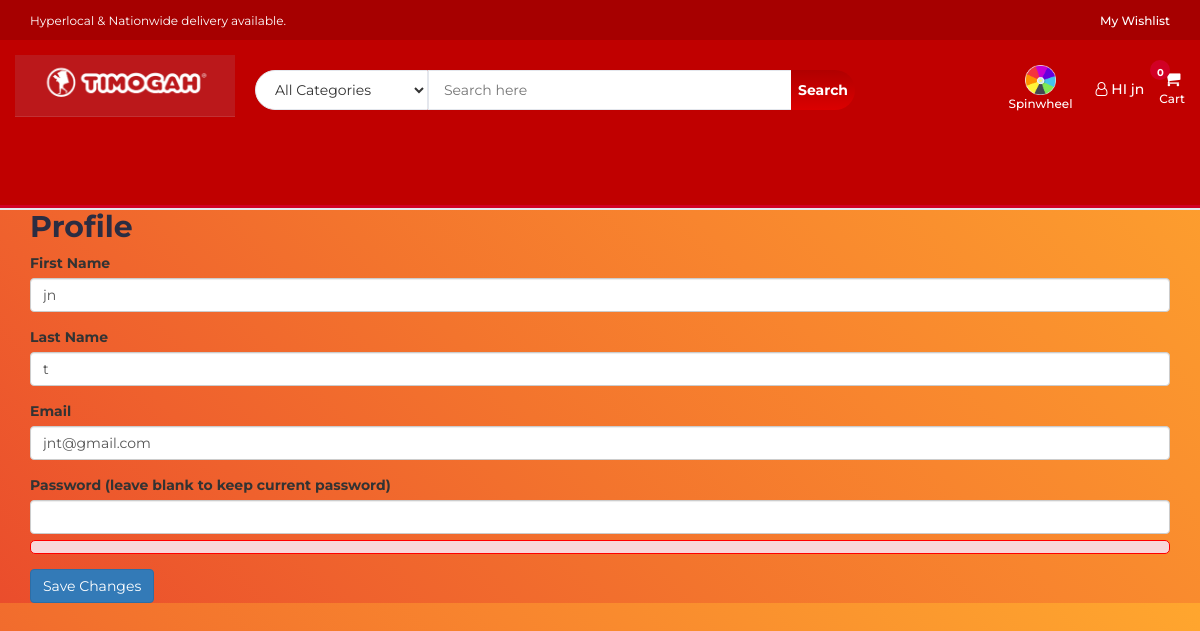
Screenshot of /edit_profile.php (signed in) with the database file from the repository.
### tables this page shows
CREATE TABLE `user_info` (
  `user_id` int(10) NOT NULL,
  `first_name` varchar(100) NOT NULL,
  `last_name` varchar(100) NOT NULL,
  `email` varchar(300) NOT NULL,
  `password` varchar(300) NOT NULL,
  `mobile` varchar(10) NOT NULL,
  `address` varchar(300) NOT NULL,
  `city` varchar(11) NOT NULL,  
  `state` varchar(255) NOT NULL,
  `zip` int(10) NOT NULL,
  `points` int(10) DEFAULT 0
);

### edit_profile.php (the view, shortened to what this page needs)
<?php
include 'db.php';
include "header.php";
$user_id = $_SESSION['uid'];
$sql = "SELECT first_name, last_name, email FROM user_info WHERE user_id='$user_id'";
$result = mysqli_query($con, $sql);
$user = mysqli_fetch_assoc($result);
?>
<!DOCTYPE html>
<html lang="en">
<head>
    <link rel="stylesheet" href="css/bootstrap.min.css">
    <link rel="stylesheet" href="css/style.css">
</head>
<body>
    <div class="container">
        <h2>Profile</h2>
        <form id="profileForm" action="edit_profile.php" method="POST">
            <div class="form-group">
                <label for="first_name">First Name</label>
                <input type="text" class="form-control" id="first_name" name="first_name" value="<?php echo htmlspecialchars($user['first_name']); ?>" required>
            </div>
            <div class="form-group">
                <label for="last_name">Last Name</label>
                <input type="text" class="form-control" id="last_name" name="last_name" value="<?php echo htmlspecialchars($user['last_name']); ?>" required>
            </div>
            <div class="form-group">
                <label for="email">Email</label>
                <input type="email" class="form-control" id="email" name="email" value="<?php echo htmlspecialchars($user['email']); ?>" required>
            </div>
            <div class="form-group">
                <label for="password">Password (leave blank to keep current password)</label>
                <input type="password" class="form-control" id="password" name="password">
                <div id="passwordError" class="error-message"></div>
            </div>
            <button type="submit" class="btn btn-primary">Save Changes</button>
        </form>
    </div>
</body>
</html>

### header.php (shortened to what this page needs)
<!DOCTYPE html>
<html lang="en">
	<head>
		<link type="text/css" rel="stylesheet" href="css/bootstrap.min.css"/>
		<link type="text/css" rel="stylesheet" href="css/slick.css"/>
		<link type="text/css" rel="stylesheet" href="css/slick-theme.css"/>
		<link type="text/css" rel="stylesheet" href="css/nouislider.min.css"/>
		<link rel="stylesheet" href="css/font-awesome.min.css">
		<link type="text/css" rel="stylesheet" href="css/style.css"/>
		<link type="text/css" rel="stylesheet" href="css/accountbtn.css"/>
    </head>
	<body>
		<header>
			<div id="top-header">
				<div class="container">
					<ul class="header-links pull-left">
						<li class="left">Hyperlocal & Nationwide delivery available.</li>
					</ul>
					<ul class="header-links pull-right">
						<li>
							<div>
								<a href="wishlist.php">
									<span>My Wishlist</span>
								</a>
							</div>
						</li>
					</ul>
				</div>
			</div>
<div id="header">
    <div class="container">
        <div class="row">
            <div class="header-logo">
				<a class="logo" href="index.php">
					<img src="img/timogah.png" />
				</a>
			</div>
            <div class="header-search">
                <form onsubmit="return false">
                    <select class="input-select">
                        <option value="0">All Categories</option>
                    </select>
                    <input class="input" id="search" type="text" placeholder="Search here">
                    <button id="search_btn" class="search-btn">Search</button>
                </form>
            </div>
            <div class="header-ctn">
                <div class="spinwheelIcon">
                    <a href="spinwheel.php">
                        <img src="img/spinwheel.png" />
                        <div>Spinwheel</div>
                    </a>
                </div>
<div>
    <?php
        include "db.php";
        if(isset($_SESSION["uid"])){
            $sql = "SELECT first_name FROM user_info WHERE user_id='$_SESSION[uid]'";
            $query = mysqli_query($con,$sql);
            $row=mysqli_fetch_array($query);
            echo '
            <div class="dropdownn">
                <a href="#" class="dropdownn-toggle" data-toggle="modal" data-target="#myModal">
                    <i class="fa fa-user-o"></i> HI '.$row["first_name"].'
                </a>
                <div class="userdropdown">
                    <a href="myorders.php"><i class="fa fa-shopping-basket" aria-hidden="true"></i>My Order</a>
                    <a href="edit_profile.php"><i class="fa fa-user-circle" aria-hidden="true"></i>My Profile</a>
                    <a href="logout.php"><i class="fa fa-sign-in" aria-hidden="true"></i>Log out</a>
                </div>
            </div>';
        }
		?>
	</div>
                <div class="dropdown">
                    <a href="cart.php" style="width:100%;">
                        <i class="fa fa-shopping-cart"></i>
                        <span>Cart</span>
                        <div class="badge qty">0</div>
                    </a>
                </div>
            </div>
        </div>
    </div>
		</header>
		<nav id='navigation'>
		</nav>

### css/style.css (style rules this page uses)
body { font-family: 'Montserrat', sans-serif; font-weight: 400; background-image: linear-gradient(-134deg, #FFA62E 0%, #FB962E 20%, #F8852E 40%, #F3742D 60%, #EF612D 80%, #EA4D2C 100%); }
h1, h2, h3, h4, h5, h6 { color: #2B2D42; font-weight: 700; margin: 0 0 10px; }
a { color: #2B2D42; font-weight: 500; -webkit-transition: 0.2s color; transition: 0.2s color; }
ul, ol { margin: 0; padding: 0; list-style: none }
.input { height: 40px; padding: 0px 15px; border: 1px solid #E4E7ED; background-color: #FFF; width: 100%; }
.input-select { padding: 0px 15px; background: #FFF; border: 1px solid #E4E7ED; height: 40px; }
#top-header { padding-top: 10px; padding-bottom: 10px; background-color: #a60000; }
.header-links li { display: inline-block; margin-right: 15px; font-size: 12px; color: #FFF; }
.header-links li:last-child { margin-right: 0px; }
.header-links li a { color: #FFF; }
#header { padding: 15px 0; padding-bottom: 80px; background-color: rgb(192, 0, 0); }
.header-logo { float: left; }
.header-logo .logo img { display: block; }
.logo>img { width: 220px; }
.dropdownn { position: relative; display: inline-block; }
.dropdownn-toggle, .dropdownn-toggle i, .dropdownn-toggle span { color: white; }
.header-search { padding: 15px 0; padding-left: 20px; display: inline-block; width: calc(100% - 550px); }
.header-search form { position: relative; display: flex; }
.header-search form .input-select, .header-search form .input, .header-search form .search-btn { border-radius: 0; }
.header-search form .input-select { border-radius: 40px 0 0 40px; }
.header-search form .input { flex-grow: 1; margin-right: -4px; }
.header-search form .search-btn { height: 40px; width: 100px; background: linear-gradient(to bottom, #b00000, #db0000); color: #FFF; font-weight: 700; border: none; border-radius: 0 40px 40px 0; }
.header-ctn { float: right; display: flex; align-items: center; padding: 15px 0; }
.header-ctn>div { display: flex; align-items: center; margin-left: 15px; }
.header-ctn>div>a { display: flex; flex-direction: column; align-items: center; text-align: center; color: #FFF; }
.header-ctn>div>a>i { font-size: 18px; }
.header-ctn>div>a>span { font-size: 12px; }
.header-ctn>div>a>.qty { position: absolute; right: 15px; top: -10px; width: 20px; height: 20px; line-height: 20px; text-align: center; border-radius: 50%; font-size: 10px; color: #FFF; background-color: #D10024; }
.spinwheelIcon { color: white; }
.spinwheelIcon img { height: 30px; }
.spinwheelIcon div { font-size: 12px; color: white; }
.header-ctn { float: right; padding: 10px 0px; }
.header-ctn>div { display: inline-block; }
.header-ctn>div+div { margin-left: 15px; }
.header-ctn>div>a { display: block; position: relative; width: 80px; text-align: center; color: #FFF; }
.header-ctn>div>a>i { display: block; font-size: 18px; }
#navigation { background: #FFF; border-bottom: 2px solid #E4E7ED; border-top: 3px solid #D10024; }

### css/accountbtn.css (style rules this page uses)
.dropdownn { position: relative; display: inline-block; }

### header.php (style rules this page uses)
#navigation { background: #FF4E50; background: -webkit-linear-gradient(to right, #F9D423, #FF4E50); background: linear-gradient(to right, #F9D423, #FF4E50); }

### edit_profile.php (style rules this page uses)
.error-message { color: red; font-size: 0.875em; margin-top: 0.5em; border: 1px solid red; padding: 0.5em; background-color: #f8d7da; border-radius: 5px; }

### rows the page displays
user_info: first_name "jn", last_name "t", email "jnt@gmail.com"
